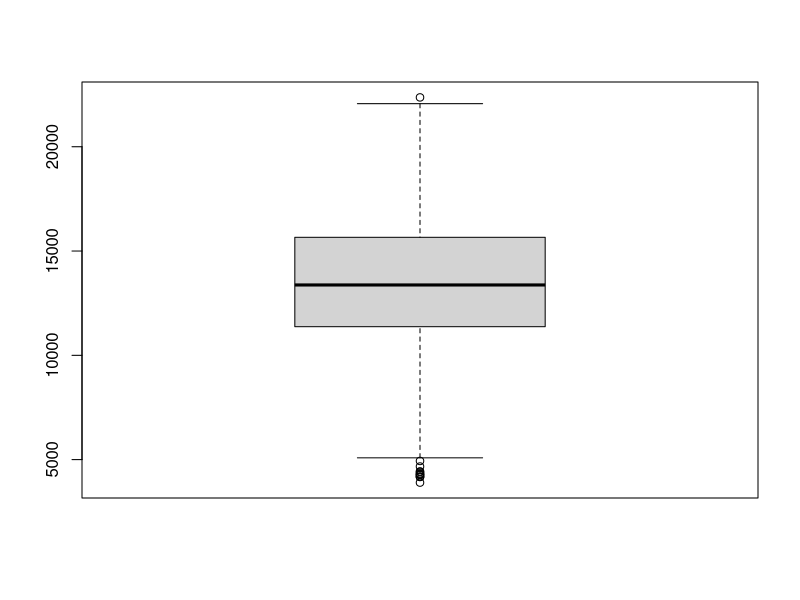
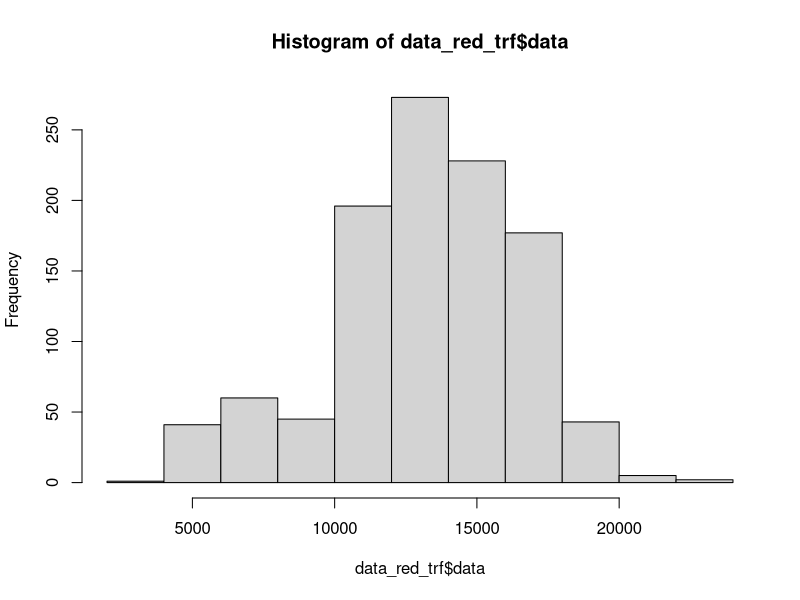
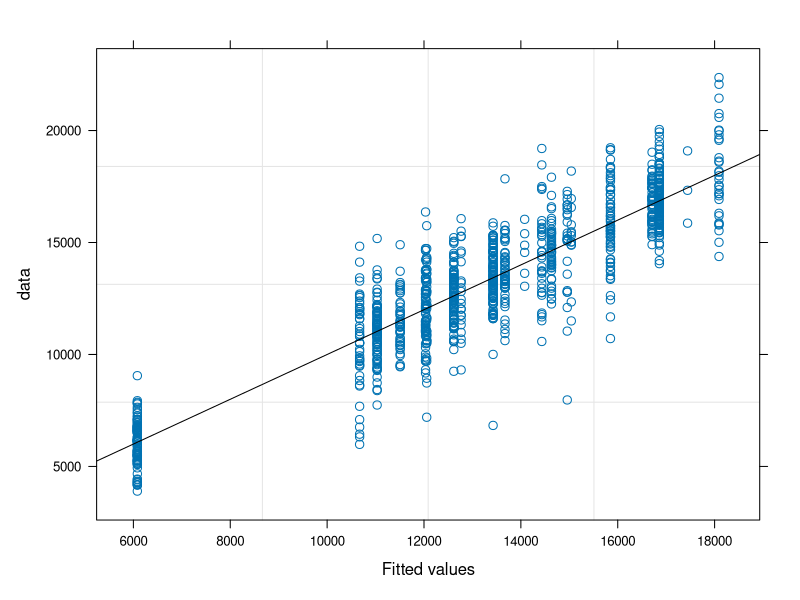
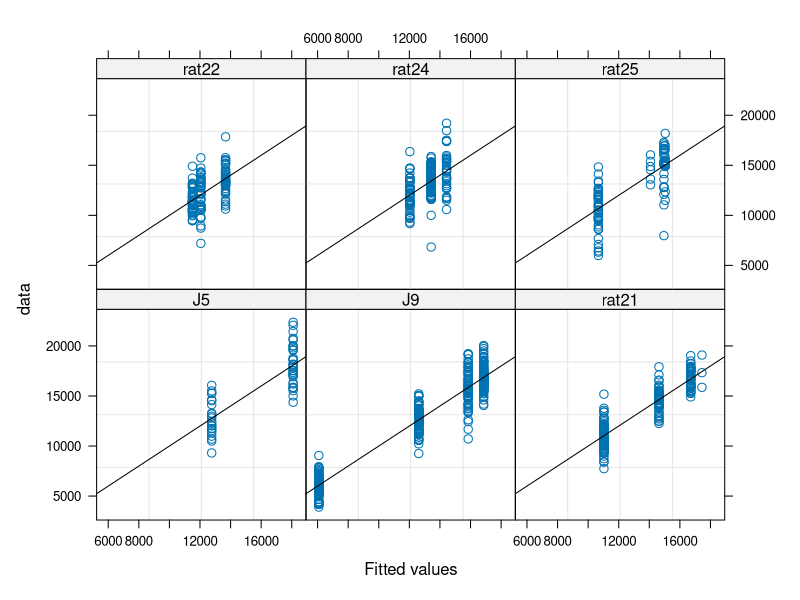
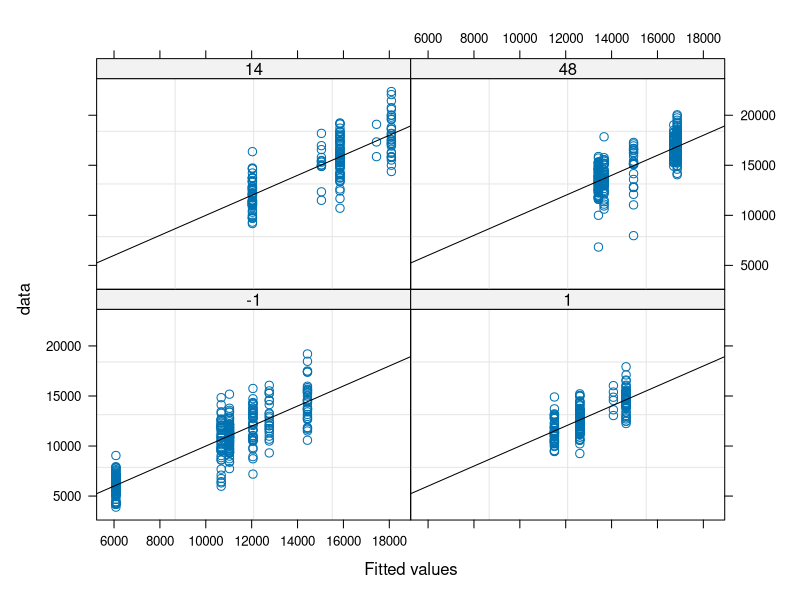
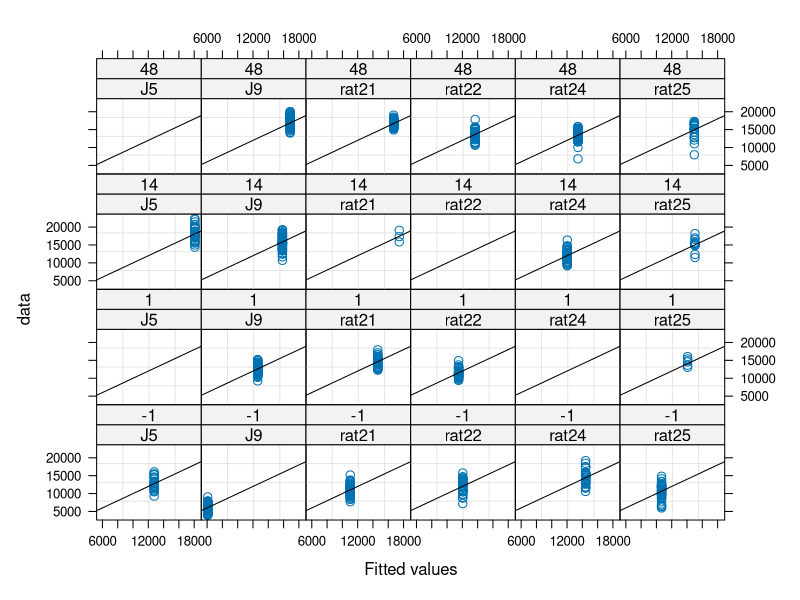
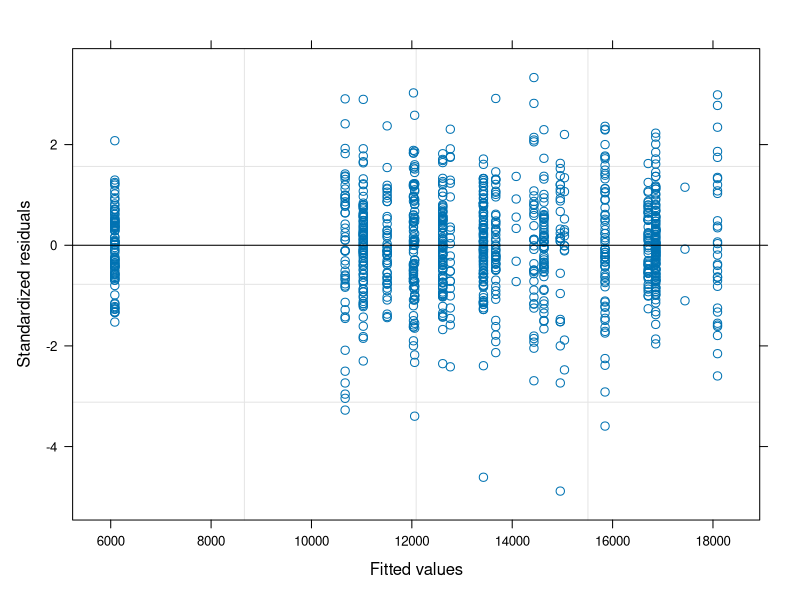
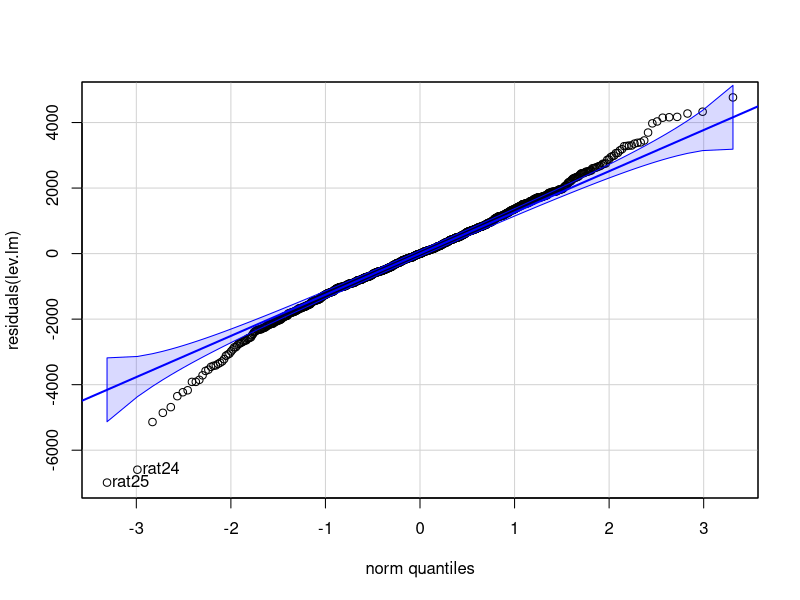

These figures' R source, in order:
require(nlme)
require(graphics)
require(car)
require(MASS)

library(multcomp)

setwd("./")

# empty environment
rm(list=ls())

# load data
data_all = read.csv("./joints_stanceEnd.csv")

####################################################################################

# desired joints
desJointsName <- "ankle"
desJoints     <- as.factor(desJointsName);

# desired days
desDays     <- as.factor(c("-1","1","14","48"));

# desired subjects
desRatID <- as.factor(c("rat21","rat22","rat24","rat25","J5","J9"))

# extract data
data_red <- data_all[data_all$ratID %in% desRatID & data_all$joint %in% desJoints & data_all$des_days %in% desDays,]

data_red$ratID    <- factor(data_red$ratID)
data_red$joint    <- factor(data_red$joint)

data_red$des_days <- as.factor(data_red$des_days)

# Data transformation
data_red_trf      <- data_red
data_red_trf$data <- (data_red_trf$data)^(2)

boxplot(data_red_trf$data)
hist(data_red_trf$data,breaks=10)

############################### Fit model ##########################################

lCtr <- lmeControl(maxIter = 5000, niterEM = 500, msMaxIter=1000, msMaxEval=1000, msVerbose = FALSE, opt = 'optim')

# Days (and intercept) as a random variable (to account for the variability cross subjects)
lev.lm_nonNest_r  <- lme(data ~ des_days, random = ~des_days|ratID, data=data_red_trf, na.action=na.omit, method = "ML", control=lCtr)

lev.lm <- lev.lm_nonNest_r
summary(lev.lm)

############################ assumptions ############################

#### Fitted values

plot(lev.lm, data~fitted(.), abline = c(0,1)) 
plot(lev.lm, data~fitted(.)|ratID, abline = c(0,1))
plot(lev.lm, data~fitted(.)|des_days, abline = c(0,1))
plot(lev.lm, data~fitted(.)|ratID*des_days, abline = c(0,1))


#### Residuals (should have constant variance and be normally distributed)

plot(lev.lm)                       # Residuals (should have constant variance)
qqp(residuals(lev.lm),"norm")      # Residuals (should be normally distributed)

boxplot(residuals(lev.lm))

myx <- seq(min(residuals(lev.lm)), max(residuals(lev.lm)), length.out= 100)
myhist <- hist(residuals(lev.lm),breaks=20)
multiplier <- myhist$counts / myhist$density

varMean <- lev.lm$sigma * mean(fitted(lev.lm)) ^ (2*lev.lm$modelStruct$varStruct)
normal <- dnorm(x = myx, mean = 0, sd = sqrt(varMean))

normal <- dnorm(x = myx, mean = 0, sd = lev.lm$sigma)

lines(myx, normal* multiplier[1], col = "blue", lwd = 2)

shapiro.test(residuals(lev.lm))


#### Random effects (should be normally distributed)

randBase <- ranef(lev.lm)

randEff <- randBase$`(Intercept)`
qqp( randEff )                         # Random effects (should be notmally distributed)
myx <- seq(min(randEff), max(randEff), length.out= 100)
myhist <- hist(randEff)
multiplier <- myhist$counts / myhist$density
normal <- dnorm(x = myx, mean = 0, sd = as.numeric(VarCorr(lev.lm)[1,2]) )
lines(myx, normal*multiplier[1], col = "blue", lwd = 2)

shapiro.test(randEff)

randEff <- randBase$des_days1
qqp( randEff )  

randEff <- randBase$des_days14
qqp( randEff )  

randEff <- randBase$des_days48
qqp( randEff )  

#############################################################################
################################ PREDICTIONS ################################
#############################################################################

# unique values of the factors
pred <- expand.grid(joint=unique(data_red$joint),des_days=unique(data_red$des_days))

# polulation level (level=0) predictions
y=predict(lev.lm, level=0, newdata=pred)
pred$pred_val = y

pred <- pred[order(pred$joint, pred$des_days),]

############ Compute menas ############
# remove non-used columns and NaN
dat_lev.small <- data_red_trf[,c("ratID","joint","des_days","data")]
dat_lev.small <- dat_lev.small[!is.na(dat_lev.small$data),]

# mean over gait cycle and rats
data_red.mean <- aggregate(dat_lev.small$data, by = list(dat_lev.small$joint, dat_lev.small$des_days), FUN = 'mean')
colnames(data_red.mean) <- c("joint","des_days","data_mean")

data_red.mean <- data_red.mean[order(data_red.mean$joint, data_red.mean$des_days),]

pred$data_mean = data_red.mean$data_mean
pred$diff      = pred$pred_val - pred$data_mean
pred$diff_perc = pred$diff/pred$data_mean*100

# mean over gait cycles for each rat
data_red.meanSbj <- aggregate(dat_lev.small$data, by = list(dat_lev.small$ratID, dat_lev.small$joint, dat_lev.small$des_days), FUN = 'mean')
colnames(data_red.meanSbj) <- c("ratID","joint","des_days","data_mean")

# Mean of the means
data_red.meanSbjAll <- aggregate(data_red.meanSbj$data_mean, by = list(data_red.meanSbj$joint, data_red.meanSbj$des_days), FUN = 'mean')
colnames(data_red.meanSbjAll) <- c("joint","des_days","data_mean")

pred$data_mean2 = data_red.meanSbjAll$data_mean

pred$diff2      = pred$pred_val - pred$data_mean2
pred$diff_perc2 = pred$diff2/pred$data_mean2*100


###############################################################################
############################# PREDICTIONS SUBJECTS ############################
###############################################################################

# unique values of the factors
pred.sbj <- expand.grid(ratID=unique(data_red$ratID), joint=unique(data_red$joint), des_days=unique(data_red$des_days))

# polulation level (level=0) predictions
y=predict(lev.lm, level=1, newdata=pred.sbj)
pred.sbj$pred_val = y

pred.sbj <- pred.sbj[order(pred.sbj$ratID, pred.sbj$joint, pred.sbj$des_days),]

############ Compute menas ############
# remove non-used columns and NaN
dat_lev.small <- data_red_trf[,c("ratID","joint","des_days","data")]
dat_lev.small <- dat_lev.small[!is.na(dat_lev.small$data),]

# mean over gait cycles
data_red.mean <- aggregate(dat_lev.small$data, by = list(dat_lev.small$ratID, dat_lev.small$joint, dat_lev.small$des_days), FUN = 'mean')
colnames(data_red.mean) <- c("ratID","joint","des_days","data_mean")

data_red.mean <- data_red.mean[order(data_red.mean$ratID, data_red.mean$joint, data_red.mean$des_days),]

pred.sbj$data_mean <- NA
for(i in 1:dim(pred.sbj)[1]){
  for(j in 1:dim(data_red.mean)[1]){
    if( all(pred.sbj[i,1:3]==data_red.mean[j,1:3]) ){
      pred.sbj[i,]$data_mean<-data_red.mean[j,]$data_mean
    }
  }
}
pred.sbj$data_mean <- as.numeric(pred.sbj$data_mean)

pred.sbj$diff      = pred.sbj$pred_val - pred.sbj$data_mean
pred.sbj$diff_perc = pred.sbj$diff/pred.sbj$data_mean*100


############################ Post-hoc (time as factor) ############################

ph_conditional <- c("des_days1  = 0",
                    "des_days14 = 0",
                    "des_days48 = 0");

lev.ph <- glht(lev.lm, linfct = ph_conditional);
summary(lev.ph)
summary(lev.ph, test=adjusted("bonferroni"))
